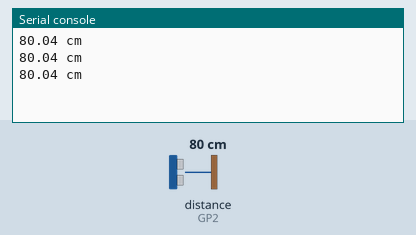
Simulated run of this program. Board: Raspberry Pi Pico running MicroPython. Shown: the last lines printed to the serial console. The inputs (shaded band) are chosen by the test bench; at power-on: distance to the obstacle (sensor on GP2) 80 cm. The echo pulse lasts 58.3 µs per cm; library files of the repository ran but are not shown: __init__.py.

Above: at 1.2 s.
1.3 s: distance to the obstacle (sensor on GP2) set to 2 cm
At 1.9 s:
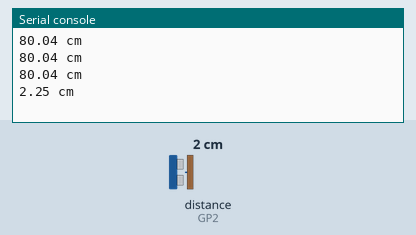
2.8 s: distance to the obstacle (sensor on GP2) set to 4 cm
At 3.4 s:
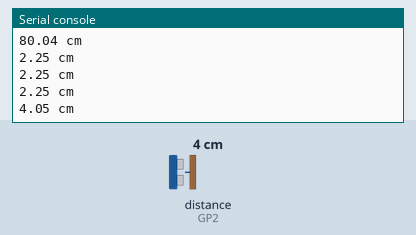
Timing chart, 0 to 5.8 s (numbered marks = the images above; inputs shaded):
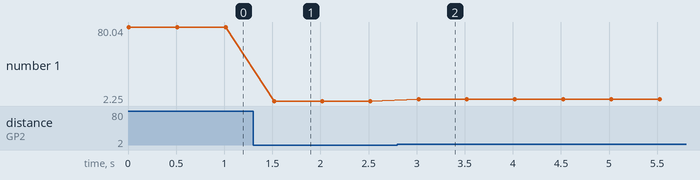

The program:

showcase_sr04_sensing.py
```python
from machine import Pin
import utime
from sr04sensor import SR04DistanceSensor

trig_pin_id = 3
echo_pin_id = 2
sr04 = SR04DistanceSensor(trig_pin_id, echo_pin_id)

while True:
   print(round(sr04.sense()*100, 2), "cm")
   utime.sleep(0.5)
```

core.py
```python
import utime
from machine import Pin


class SR04DistanceSensor:
    SOUND_SPEED = 0.0343  # cm per microsecond

    def __init__(self, trigger_pin_id: int, echo_pin_id: int):
        self.trigger = Pin(trigger_pin_id, Pin.OUT)
        self.echo = Pin(echo_pin_id, Pin.IN)

    def sense(self):
        self.trigger.low()
        utime.sleep_us(2)
        self.trigger.high()
        utime.sleep_us(5)
        self.trigger.low()

        while self.echo.value() == 0:
            signal_off = utime.ticks_us()
        while self.echo.value() == 1:
            signal_on = utime.ticks_us()

        time_passed = signal_on - signal_off
        distance = (time_passed * self.SOUND_SPEED) / 2
        return distance / 100  # distance in meter
```

Measured:
- after the input at 1.3 s, the serial console: prints a new line after 0.22 s (image 1)
- after the input at 2.8 s, the serial console: prints a new line after 0.22 s (image 2)
- plotted number 1: 80.04 → 2.25 after the input at 1.3 s, 2.25 → 4.05 after the input at 2.8 s
